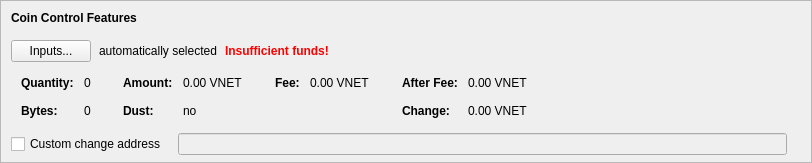
    <widget class="QFrame" name="frameCoinControl">
     <property name="sizePolicy">
      <sizepolicy hsizetype="Expanding" vsizetype="Expanding">
       <horstretch>0</horstretch>
       <verstretch>0</verstretch>
      </sizepolicy>
     </property>
     <property name="maximumSize">
      <size>
       <width>16777215</width>
       <height>16777215</height>
      </size>
     </property>
     <property name="frameShape">
      <enum>QFrame::StyledPanel</enum>
     </property>
     <property name="frameShadow">
      <enum>QFrame::Sunken</enum>
     </property>
     <layout class="QVBoxLayout" name="verticalLayoutCoinControl2">
      <property name="spacing">
       <number>0</number>
      </property>
      <property name="leftMargin">
       <number>0</number>
      </property>
      <property name="topMargin">
       <number>0</number>
      </property>
      <property name="rightMargin">
       <number>0</number>
      </property>
      <property name="bottomMargin">
       <number>6</number>
      </property>
      <item>
       <layout class="QVBoxLayout" name="verticalLayoutCoinControl" stretch="0,0,0,0,1">
        <property name="spacing">
         <number>0</number>
        </property>
        <property name="leftMargin">
         <number>10</number>
        </property>
        <property name="topMargin">
         <number>10</number>
        </property>
        <item>
         <layout class="QHBoxLayout" name="horizontalLayoutCoinControl1">
          <property name="bottomMargin">
           <number>15</number>
          </property>
          <item>
           <widget class="QLabel" name="labelCoinControlFeatures">
            <property name="sizePolicy">
             <sizepolicy hsizetype="Preferred" vsizetype="Maximum">
              <horstretch>0</horstretch>
              <verstretch>0</verstretch>
             </sizepolicy>
            </property>
            <property name="font">
             <font>
              <weight>75</weight>
              <bold>true</bold>
             </font>
            </property>
            <property name="styleSheet">
             <string notr="true">font-weight:bold;</string>
            </property>
            <property name="text">
             <string>Coin Control Features</string>
            </property>
           </widget>
          </item>
         </layout>
        </item>
        <item>
         <layout class="QHBoxLayout" name="horizontalLayoutCoinControl2" stretch="0,0,0,0">
          <property name="spacing">
           <number>8</number>
          </property>
          <property name="bottomMargin">
           <number>10</number>
          </property>
          <item>
           <widget class="QPushButton" name="pushButtonCoinControl">
            <property name="styleSheet">
             <string notr="true"/>
            </property>
            <property name="text">
             <string>Inputs...</string>
            </property>
            <property name="autoDefault">
             <bool>false</bool>
            </property>
           </widget>
          </item>
          <item>
           <widget class="QLabel" name="labelCoinControlAutomaticallySelected">
            <property name="text">
             <string>automatically selected</string>
            </property>
            <property name="margin">
             <number>5</number>
            </property>
           </widget>
          </item>
          <item>
           <widget class="QLabel" name="labelCoinControlInsuffFunds">
            <property name="font">
             <font>
              <weight>75</weight>
              <bold>true</bold>
             </font>
            </property>
            <property name="styleSheet">
             <string notr="true">color:red;font-weight:bold;</string>
            </property>
            <property name="text">
             <string>Insufficient funds!</string>
            </property>
            <property name="margin">
             <number>5</number>
            </property>
           </widget>
          </item>
          <item>
           <spacer name="horizontalSpacerCoinControl">
            <property name="orientation">
             <enum>Qt::Horizontal</enum>
            </property>
            <property name="sizeHint" stdset="0">
             <size>
              <width>40</width>
              <height>1</height>
             </size>
            </property>
           </spacer>
          </item>
         </layout>
        </item>
        <item>
         <widget class="QWidget" name="widgetCoinControl" native="true">
          <property name="sizePolicy">
           <sizepolicy hsizetype="Preferred" vsizetype="Preferred">
            <horstretch>0</horstretch>
            <verstretch>0</verstretch>
           </sizepolicy>
          </property>
          <property name="minimumSize">
           <size>
            <width>0</width>
            <height>0</height>
           </size>
          </property>
          <property name="styleSheet">
           <string notr="true"/>
          </property>
          <layout class="QHBoxLayout" name="horizontalLayoutCoinControl5">
           <property name="leftMargin">
            <number>0</number>
           </property>
           <property name="topMargin">
            <number>0</number>
           </property>
           <property name="rightMargin">
            <number>0</number>
           </property>
           <property name="bottomMargin">
            <number>0</number>
           </property>
           <item>
            <layout class="QHBoxLayout" name="horizontalLayoutCoinControl3" stretch="0,0,0,1">
             <property name="spacing">
              <number>20</number>
             </property>
             <property name="topMargin">
              <number>0</number>
             </property>
             <property name="bottomMargin">
              <number>10</number>
             </property>
             <item>
              <layout class="QFormLayout" name="formLayoutCoinControl1">
               <property name="horizontalSpacing">
                <number>10</number>
               </property>
               <property name="verticalSpacing">
                <number>14</number>
               </property>
               <property name="leftMargin">
                <number>10</number>
               </property>
               <property name="topMargin">
                <number>4</number>
               </property>
               <property name="rightMargin">
                <number>6</number>
               </property>
               <item row="0" column="0">
                <widget class="QLabel" name="labelCoinControlQuantityText">
                 <property name="font">
                  <font>
                   <weight>75</weight>
                   <bold>true</bold>
                  </font>
                 </property>
                 <property name="text">
                  <string>Quantity:</string>
                 </property>
                 <property name="margin">
                  <number>0</number>
                 </property>
                </widget>
               </item>
               <item row="0" column="1">
                <widget class="QLabel" name="labelCoinControlQuantity">
                 <property name="cursor">
                  <cursorShape>IBeamCursor</cursorShape>
                 </property>
                 <property name="contextMenuPolicy">
                  <enum>Qt::ActionsContextMenu</enum>
                 </property>
                 <property name="text">
                  <string notr="true">0</string>
                 </property>
                 <property name="margin">
                  <number>0</number>
                 </property>
                 <property name="textInteractionFlags">
                  <set>Qt::LinksAccessibleByMouse|Qt::TextSelectableByKeyboard|Qt::TextSelectableByMouse</set>
                 </property>
                </widget>
               </item>
               <item row="1" column="0">
                <widget class="QLabel" name="labelCoinControlBytesText">
                 <property name="font">
                  <font>
                   <weight>75</weight>
                   <bold>true</bold>
                  </font>
                 </property>
                 <property name="text">
                  <string>Bytes:</string>
                 </property>
                </widget>
               </item>
               <item row="1" column="1">
                <widget class="QLabel" name="labelCoinControlBytes">
                 <property name="cursor">
                  <cursorShape>IBeamCursor</cursorShape>
                 </property>
                 <property name="contextMenuPolicy">
                  <enum>Qt::ActionsContextMenu</enum>
                 </property>
                 <property name="text">
                  <string notr="true">0</string>
                 </property>
                 <property name="textInteractionFlags">
                  <set>Qt::LinksAccessibleByMouse|Qt::TextSelectableByKeyboard|Qt::TextSelectableByMouse</set>
                 </property>
                </widget>
               </item>
              </layout>
             </item>
             <item>
              <layout class="QFormLayout" name="formLayoutCoinControl2">
               <property name="horizontalSpacing">
                <number>10</number>
               </property>
               <property name="verticalSpacing">
                <number>14</number>
               </property>
               <property name="leftMargin">
                <number>6</number>
               </property>
               <property name="topMargin">
                <number>4</number>
               </property>
               <property name="rightMargin">
                <number>6</number>
               </property>
               <item row="0" column="0">
                <widget class="QLabel" name="labelCoinControlAmountText">
                 <property name="font">
                  <font>
                   <weight>75</weight>
                   <bold>true</bold>
                  </font>
                 </property>
                 <property name="text">
                  <string>Amount:</string>
                 </property>
                 <property name="margin">
                  <number>0</number>
                 </property>
                </widget>
               </item>
               <item row="0" column="1">
                <widget class="QLabel" name="labelCoinControlAmount">
                 <property name="cursor">
                  <cursorShape>IBeamCursor</cursorShape>
                 </property>
                 <property name="contextMenuPolicy">
                  <enum>Qt::ActionsContextMenu</enum>
                 </property>
                 <property name="text">
                  <string notr="true">0.00 VNET</string>
                 </property>
                 <property name="textInteractionFlags">
                  <set>Qt::LinksAccessibleByMouse|Qt::TextSelectableByKeyboard|Qt::TextSelectableByMouse</set>
                 </property>
                </widget>
               </item>
               <item row="1" column="0">
                <widget class="QLabel" name="labelCoinControlLowOutputText">
                 <property name="font">
                  <font>
                   <weight>75</weight>
                   <bold>true</bold>
                  </font>
                 </property>
                 <property name="text">
                  <string>Dust:</string>
                 </property>
                </widget>
               </item>
               <item row="1" column="1">
                <widget class="QLabel" name="labelCoinControlLowOutput">
                 <property name="cursor">
                  <cursorShape>IBeamCursor</cursorShape>
                 </property>
                 <property name="contextMenuPolicy">
                  <enum>Qt::ActionsContextMenu</enum>
                 </property>
                 <property name="text">
                  <string notr="true">no</string>
                 </property>
                 <property name="textInteractionFlags">
                  <set>Qt::LinksAccessibleByMouse|Qt::TextSelectableByKeyboard|Qt::TextSelectableByMouse</set>
                 </property>
                </widget>
               </item>
              </layout>
             </item>
             <item>
              <layout class="QFormLayout" name="formLayoutCoinControl3">
               <property name="horizontalSpacing">
                <number>10</number>
               </property>
               <property name="verticalSpacing">
                <number>14</number>
               </property>
               <property name="leftMargin">
                <number>6</number>
               </property>
               <property name="topMargin">
                <number>4</number>
               </property>
               <property name="rightMargin">
                <number>6</number>
               </property>
               <item row="0" column="0">
                <widget class="QLabel" name="labelCoinControlFeeText">
                 <property name="font">
                  <font>
                   <weight>75</weight>
                   <bold>true</bold>
                  </font>
                 </property>
                 <property name="text">
                  <string>Fee:</string>
                 </property>
                 <property name="margin">
                  <number>0</number>
                 </property>
                </widget>
               </item>
               <item row="0" column="1">
                <widget class="QLabel" name="labelCoinControlFee">
                 <property name="cursor">
                  <cursorShape>IBeamCursor</cursorShape>
                 </property>
                 <property name="contextMenuPolicy">
                  <enum>Qt::ActionsContextMenu</enum>
                 </property>
                 <property name="text">
                  <string notr="true">0.00 VNET</string>
                 </property>
                 <property name="textInteractionFlags">
                  <set>Qt::LinksAccessibleByMouse|Qt::TextSelectableByKeyboard|Qt::TextSelectableByMouse</set>
                 </property>
                </widget>
               </item>
             </layout>
             </item>
             <item>
              <layout class="QFormLayout" name="formLayoutCoinControl4">
               <property name="horizontalSpacing">
                <number>10</number>
               </property>
               <property name="verticalSpacing">
                <number>14</number>
               </property>
               <property name="leftMargin">
                <number>6</number>
               </property>
               <property name="topMargin">
                <number>4</number>
               </property>
               <property name="rightMargin">
                <number>6</number>
               </property>
               <item row="0" column="0">
                <widget class="QLabel" name="labelCoinControlAfterFeeText">
                 <property name="font">
                  <font>
                   <weight>75</weight>
                   <bold>true</bold>
                  </font>
                 </property>
                 <property name="text">
                  <string>After Fee:</string>
                 </property>
                 <property name="margin">
                  <number>0</number>
                 </property>
                </widget>
               </item>
               <item row="0" column="1">
                <widget class="QLabel" name="labelCoinControlAfterFee">
                 <property name="cursor">
                  <cursorShape>IBeamCursor</cursorShape>
                 </property>
                 <property name="contextMenuPolicy">
                  <enum>Qt::ActionsContextMenu</enum>
                 </property>
                 <property name="text">
                  <string notr="true">0.00 VNET</string>
                 </property>
                 <property name="textInteractionFlags">
                  <set>Qt::LinksAccessibleByMouse|Qt::TextSelectableByKeyboard|Qt::TextSelectableByMouse</set>
                 </property>
                </widget>
               </item>
               <item row="1" column="0">
                <widget class="QLabel" name="labelCoinControlChangeText">
                 <property name="font">
                  <font>
                   <weight>75</weight>
                   <bold>true</bold>
                  </font>
                 </property>
                 <property name="text">
                  <string>Change:</string>
                 </property>
                </widget>
               </item>
               <item row="1" column="1">
                <widget class="QLabel" name="labelCoinControlChange">
                 <property name="cursor">
                  <cursorShape>IBeamCursor</cursorShape>
                 </property>
                 <property name="contextMenuPolicy">
                  <enum>Qt::ActionsContextMenu</enum>
                 </property>
                 <property name="text">
                  <string notr="true">0.00 VNET</string>
                 </property>
                 <property name="textInteractionFlags">
                  <set>Qt::LinksAccessibleByMouse|Qt::TextSelectableByKeyboard|Qt::TextSelectableByMouse</set>
                 </property>
                </widget>
               </item>
              </layout>
             </item>
            </layout>
           </item>
          </layout>
         </widget>
        </item>
        <item>
         <layout class="QHBoxLayout" name="horizontalLayoutCoinControl4" stretch="0,0,0">
          <property name="spacing">
           <number>12</number>
          </property>
          <property name="sizeConstraint">
           <enum>QLayout::SetDefaultConstraint</enum>
          </property>
          <property name="topMargin">
           <number>5</number>
          </property>
          <property name="rightMargin">
           <number>5</number>
          </property>
          <item>
           <widget class="QCheckBox" name="checkBoxCoinControlChange">
            <property name="toolTip">
             <string>If this is activated, but the change address is empty or invalid, change will be sent to a newly generated address.</string>
            </property>
            <property name="text">
             <string>Custom change address</string>
            </property>
           </widget>
          </item>
          <item>
           <widget class="QValidatedLineEdit" name="lineEditCoinControlChange">
            <property name="enabled">
             <bool>false</bool>
            </property>
            <property name="sizePolicy">
             <sizepolicy hsizetype="Expanding" vsizetype="Fixed">
              <horstretch>0</horstretch>
              <verstretch>0</verstretch>
             </sizepolicy>
            </property>
           </widget>
          </item>
          <item>
           <widget class="QLabel" name="labelCoinControlChangeLabel">
            <property name="sizePolicy">
             <sizepolicy hsizetype="Preferred" vsizetype="Expanding">
              <horstretch>0</horstretch>
              <verstretch>0</verstretch>
             </sizepolicy>
            </property>
            <property name="minimumSize">
             <size>
              <width>0</width>
              <height>0</height>
             </size>
            </property>
            <property name="text">
             <string/>
            </property>
            <property name="margin">
             <number>3</number>
            </property>
           </widget>
          </item>
         </layout>
        </item>
        <item>
         <spacer name="verticalSpacerCoinControl">
          <property name="orientation">
           <enum>Qt::Vertical</enum>
          </property>
          <property name="sizeHint" stdset="0">
           <size>
            <width>800</width>
            <height>1</height>
           </size>
          </property>
         </spacer>
        </item>
       </layout>
      </item>
     </layout>
    </widget>
